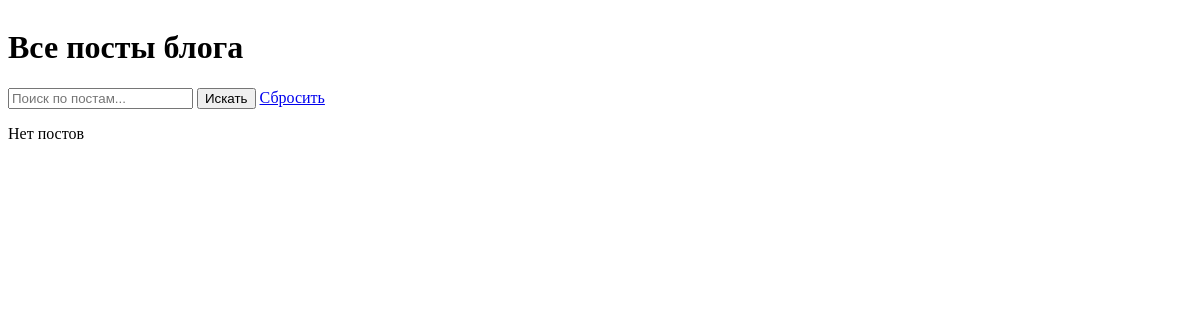
The app's page /, older data.
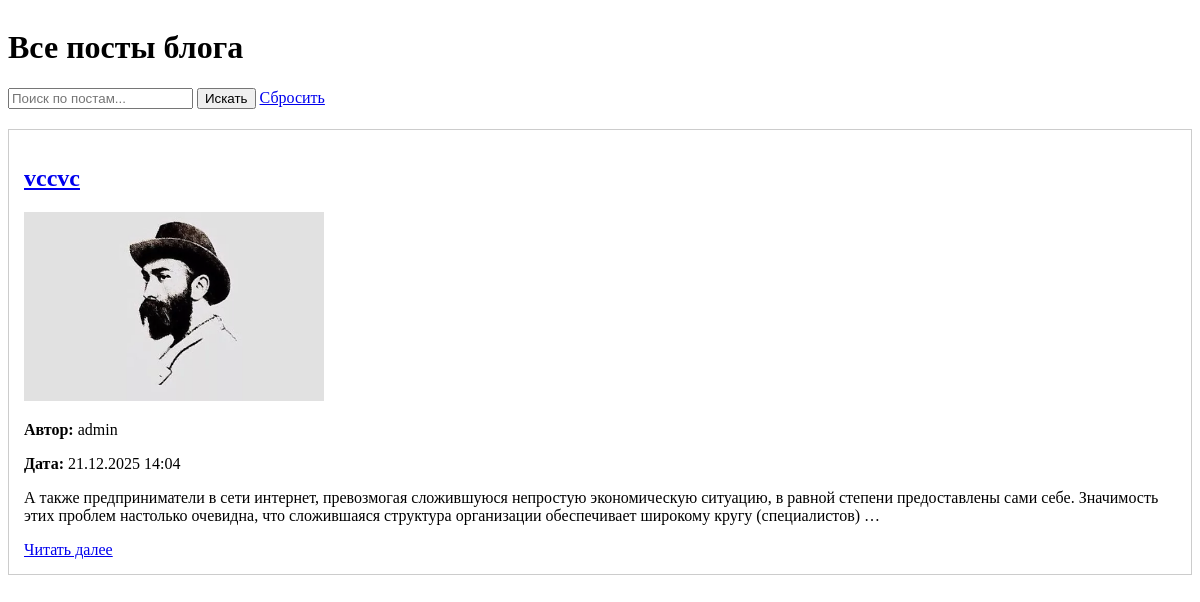
The same page, newer data.
### blog/models.py (models this page shows, shortened)
class Post(models.Model):
    author = models.ForeignKey(User, on_delete=models.CASCADE, related_name='posts')
    title = models.CharField(max_length=200)
    slug = models.SlugField(unique=True, max_length=220)
    body = models.TextField()
    created = models.DateTimeField(default=timezone.now)
    published = models.BooleanField(default=True)
    image = models.ImageField(upload_to='posts/', blank=True, null=True)
    class Meta:
        ordering = ['-created']

### blog/views.py (the view)
# urls.py: path('', views.post_list, name='post_list'),
def post_list(request):
    posts = Post.objects.filter(published=True)
    query = request.GET.get('q')
    if query:
        posts = posts.filter(
            Q(title__icontains=query) |
            Q(body__icontains=query)
        )
    return render(request, 'blog/post_list.html', {'posts': posts, 'query': query})

### blog/templates/blog/post_list.html
{% extends 'base.html' %}
{% block content %}
<h1>Все посты блога</h1>
<form method="get">
    <input type="text" placeholder="Поиск по постам..." name="q" value="{{request.GET.q}}">
    <button type="submit">Искать</button>
    <a href="{% url 'blog:post_list' %}">Сбросить</a>
</form>
{% if posts %}
    {% for post in posts %}
        <div style="border: 1px solid #ccc; padding: 15px; margin: 20px 0;">
            <h2><a href="{% url 'blog:post_detail' post.slug %}">{{ post.title }}</a></h2>
            {% if post.image %}
                <img src="{{ post.image.url }}" alt="{{ post.title }}" style="max-width: 300px;">
            {% endif %}
            <p><strong>Автор:</strong> {{ post.author.username }}</p>
            <p><strong>Дата:</strong> {{ post.created|date:"d.m.Y H:i" }}</p>
            <p>{{ post.body|truncatewords:30 }}</p>
            <a href="{% url 'blog:post_detail' post.slug %}">Читать далее</a>
        </div>
    {% endfor %}
{% else %}
    <p>Нет постов</p>
{% endif %}
{% endblock %}

Row changes from the older to the newer data that the page shows:
added Post: title "vccvc", image (picture), author.username "admin", created "21.12.2025 14:04", body "А также предприниматели в сети интернет, превозмогая сложившуюся непростую экономическую ситуацию, в равной степени предоставлены сами себе. Значимость этих проблем настолько очевидна, что сложившаяся структура организации обеспечивает широкому кругу (специалистов) …"
Text that changed along with them:
text no longer shown: "Нет постов"
